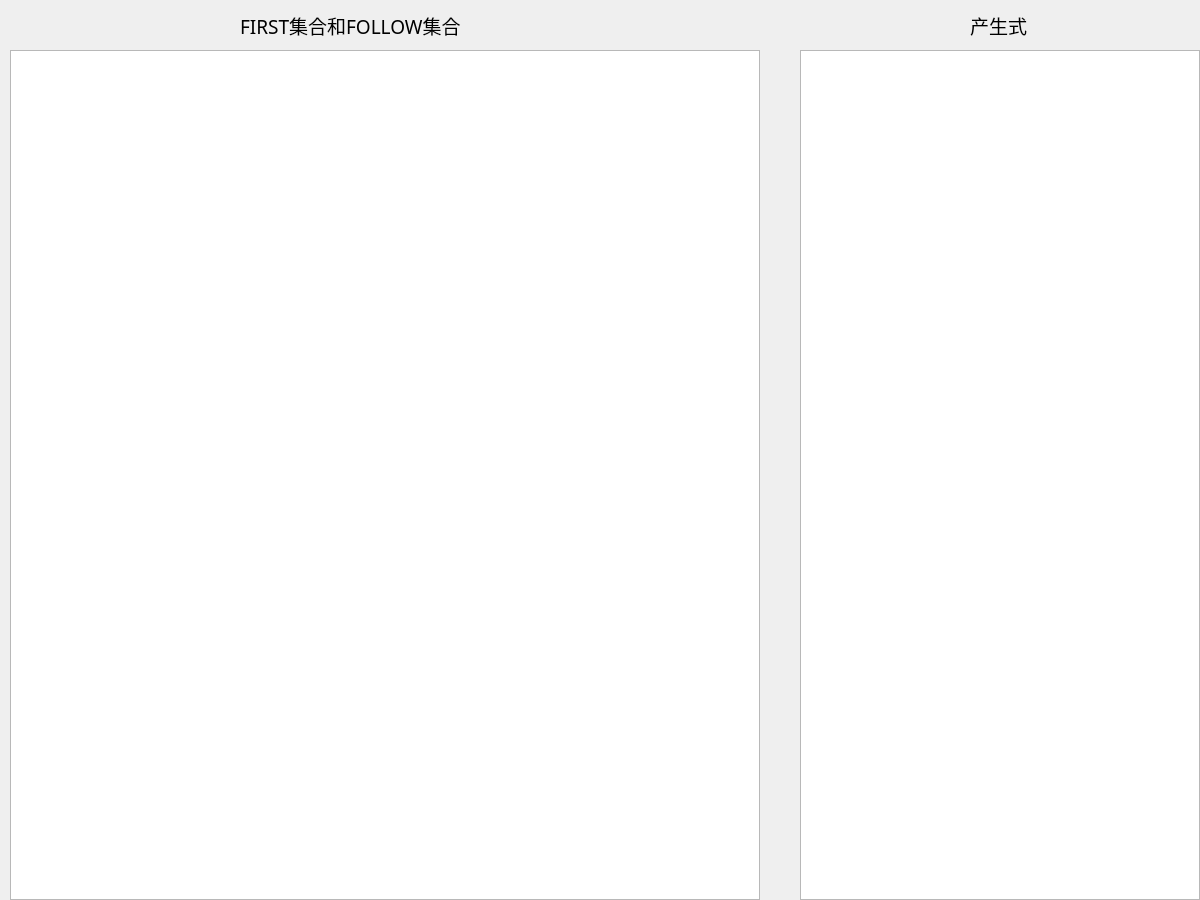
<?xml version="1.0" encoding="UTF-8"?>
<ui version="4.0">
 <class>GrammarUI</class>
 <widget class="QWidget" name="GrammarUI">
  <property name="geometry">
   <rect>
    <x>0</x>
    <y>0</y>
    <width>1200</width>
    <height>900</height>
   </rect>
  </property>
  <property name="minimumSize">
   <size>
    <width>1200</width>
    <height>900</height>
   </size>
  </property>
  <property name="maximumSize">
   <size>
    <width>1200</width>
    <height>900</height>
   </size>
  </property>
  <property name="windowTitle">
   <string>Form</string>
  </property>
  <widget class="QTableView" name="Table">
   <property name="geometry">
    <rect>
     <x>10</x>
     <y>50</y>
     <width>750</width>
     <height>850</height>
    </rect>
   </property>
  </widget>
  <widget class="QTextBrowser" name="ProdText">
   <property name="geometry">
    <rect>
     <x>800</x>
     <y>50</y>
     <width>400</width>
     <height>850</height>
    </rect>
   </property>
  </widget>
  <widget class="QLabel" name="label">
   <property name="geometry">
    <rect>
     <x>240</x>
     <y>10</y>
     <width>301</width>
     <height>31</height>
    </rect>
   </property>
   <property name="font">
    <font>
     <family>SimSun-ExtB</family>
     <pointsize>14</pointsize>
    </font>
   </property>
   <property name="text">
    <string>FIRST集合和FOLLOW集合</string>
   </property>
  </widget>
  <widget class="QLabel" name="label_2">
   <property name="geometry">
    <rect>
     <x>970</x>
     <y>10</y>
     <width>151</width>
     <height>31</height>
    </rect>
   </property>
   <property name="font">
    <font>
     <family>SimSun-ExtB</family>
     <pointsize>14</pointsize>
    </font>
   </property>
   <property name="text">
    <string>产生式</string>
   </property>
  </widget>
 </widget>
 <resources/>
 <connections/>
</ui>
